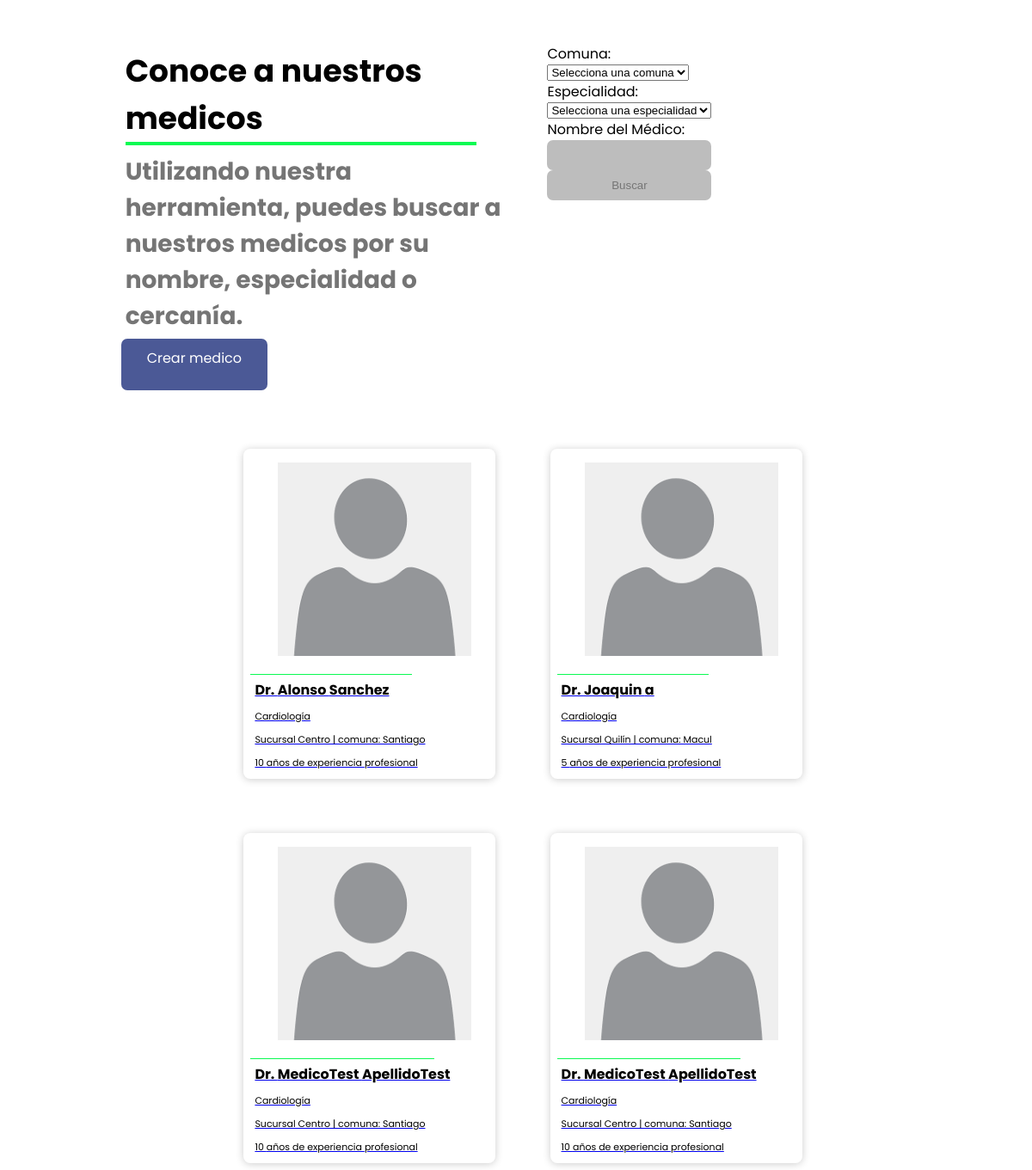
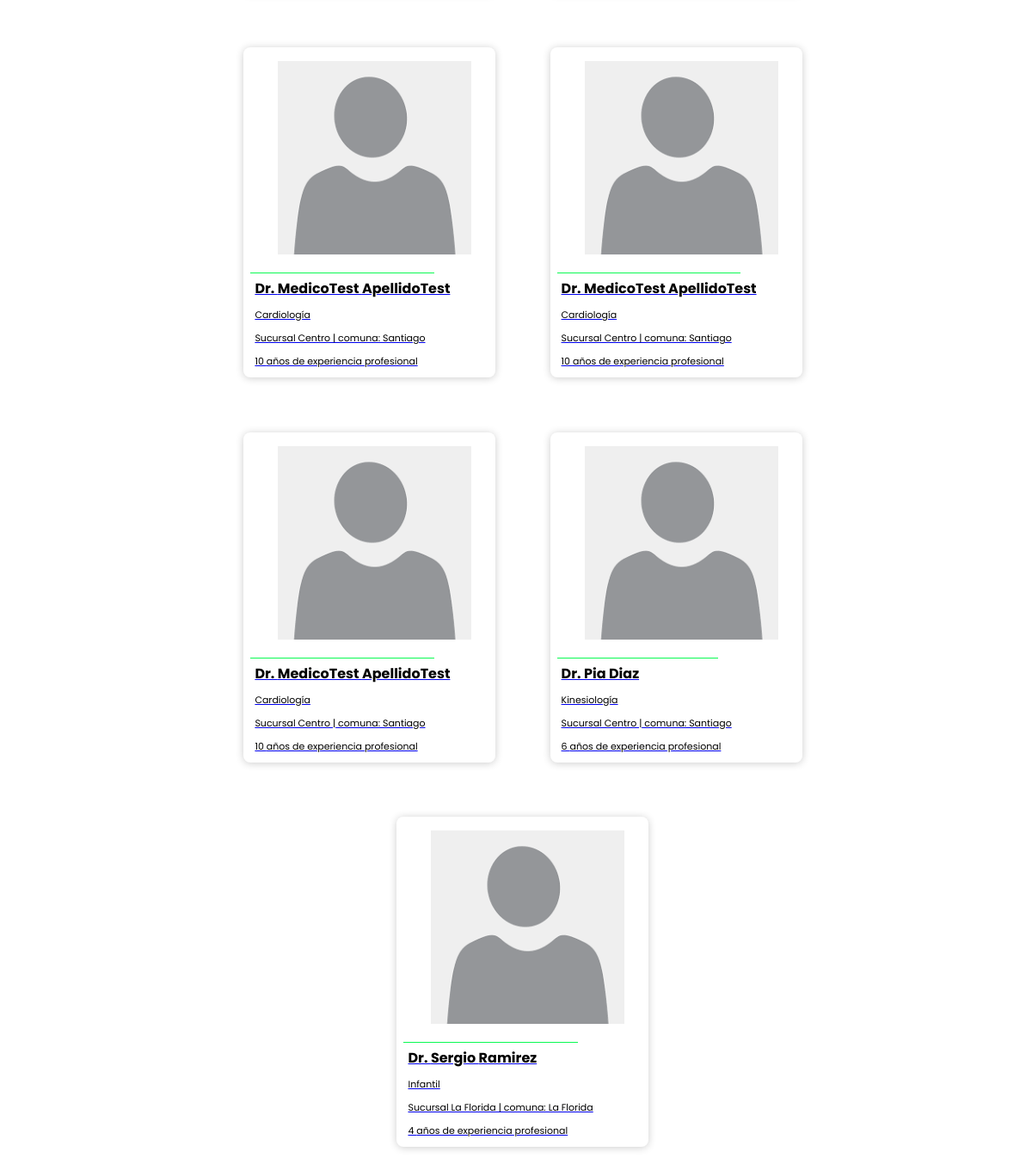
The app's page /clinica/list_view, older data (2 pictures, top to bottom).
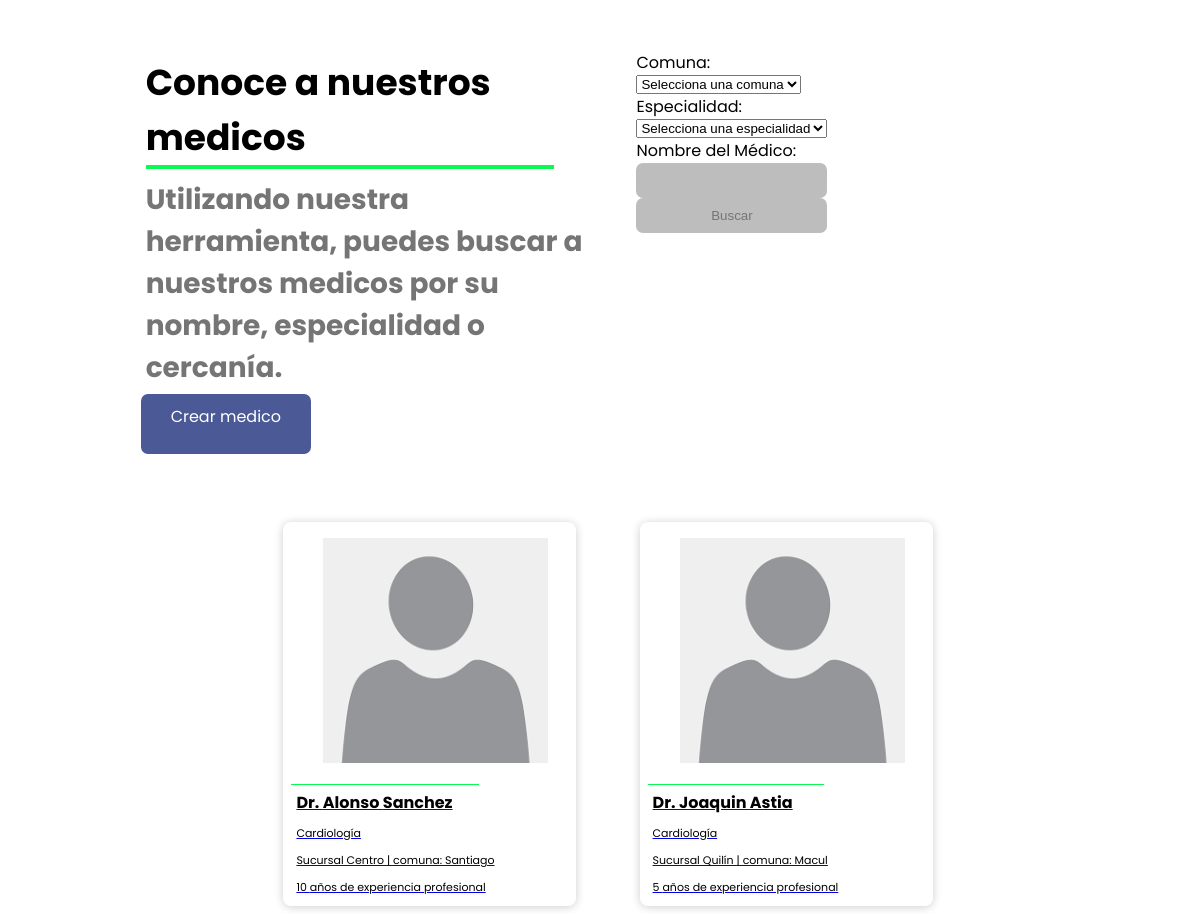
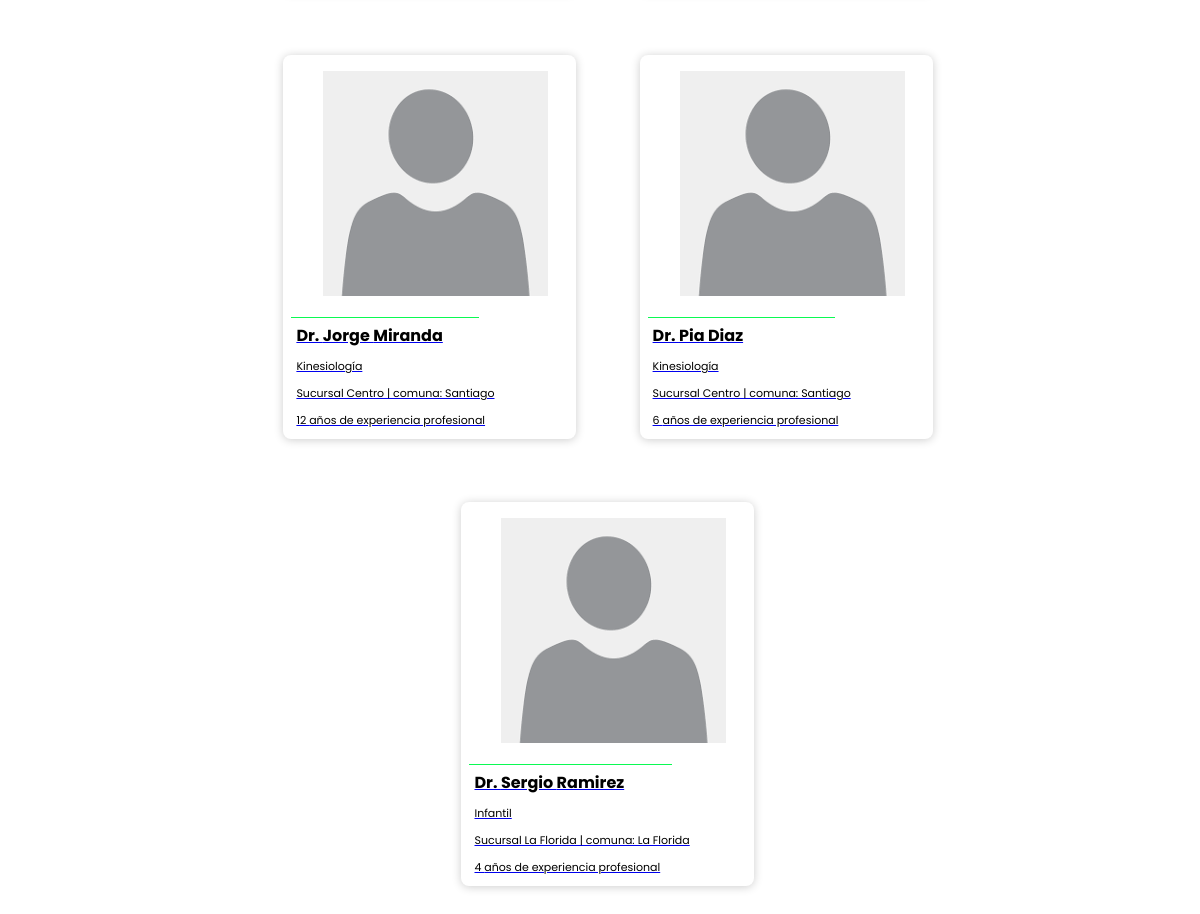
The same page, newer data (2 pictures, top to bottom).
### clinica/models.py (models this page shows, shortened)
class Medico(models.Model): #antecedentes y credenciales
    nombre = models.CharField(max_length=100)
    apellido = models.CharField(max_length=100)
    especialidades = models.ManyToManyField(Especialidad)
    sucursales = models.ManyToManyField(Sucursal)
    anos_experiencia = models.IntegerField() #antecedentes
    class Meta:
        verbose_name_plural="Médicos"
        ordering=['nombre']

class Especialidad(models.Model):
    tipo = models.CharField(max_length=100)
    def __str__(self):
        return self.tipo
    class Meta:
        verbose_name_plural="Especialidades"
        ordering=['tipo']

class Sucursal(models.Model):
    nombre = models.CharField(max_length=100)
    comuna = models.ForeignKey(Comuna, on_delete=models.CASCADE)
    direccion = models.CharField(max_length=200)
    def __str__(self):
        return self.nombre + " | comuna: " + self.comuna.nombre
    class Meta:
        verbose_name_plural="Sucursales"
        ordering=['nombre']

class Comuna(models.Model):
    nombre = models.CharField(max_length=100)
    class Meta:
        verbose_name_plural="Comunas"
        ordering=['nombre']

### clinica/views.py (the view, shortened to what this page needs)
# urls.py: path('list_view', vista_principal_busqueda),
def vista_principal_busqueda(request):
    comunas = Comuna.objects.all()
    especialidades = Especialidad.objects.all()
    resultados = Medico.objects.all()
    context = {
        'comunas': comunas,
        'especialidades': especialidades
    }
    context = {
        'comunas': comunas,
        'especialidades': especialidades,
        'resultados': resultados,
    }
    return render(request, "list_view.html", context)

### clinica/templates/list_view.html (shortened to what this page needs)
{% load static %}
<link rel="stylesheet" type="text/css" href="{% static 'css/test.css' %}">
<div class="container">
    <div class="text-container">
        <h1>Conoce a nuestros medicos</h1>
        <h2>Utilizando nuestra herramienta, puedes buscar a nuestros medicos por su nombre, especialidad o cercanía.</h2>
        <a href="{% url 'create_medico' %}" class="btn">Crear medico</a>
    </div>
    <form method="post" action="">
        <label for="comuna">Comuna:</label>
        <select name="comuna" id="comuna">
            <option value="">Selecciona una comuna</option>
        </select>
        <label for="especialidad">Especialidad:</label>
        <select name="especialidad" id="especialidad">
            <option value="">Selecciona una especialidad</option>
        </select>
        <label for="nombre_medico">Nombre del Médico:</label>
        <input type="text" name="nombre_medico" id="nombre_medico">
        <input type="submit" value="Buscar">
    </form>
    <div class="specialist-searcher-container" id="buscador">
        {% if resultados %}
        {% for doctor in resultados %}
        <a href="{% url 'detail_view' id=doctor.id %}">
            <div class="specialist-card">
                <figure class="specialist-img">
                    <img src="{% static 'img/person.png' %}">
                </figure>
                <div class="specialist-text">
                    <h3>Dr. {{ doctor.nombre }} {{doctor.apellido}} </h3>
                    {% for especialidad in doctor.especialidades.all %}
                    <p> {{ especialidad }} </p>
                    {% endfor %}
                    {% for sucursal in doctor.sucursales.all %}
                    <p> {{ sucursal }} </p>
                    {% endfor %}
                    <p> {{ doctor.anos_experiencia }} años de experiencia profesional </p>
                </div>
            </div>
        </a>
        {% endfor %}
        {% else %}
            <p>No se encontraron resultados.</p>
        {% endif %}
    </div>
</div>

Row changes from the older to the newer data that the page shows:
removed Medico: nombre "MedicoTest", apellido "ApellidoTest", anos_experiencia "10", Especialidad (tipo "Cardiología"), Sucursal (nombre+comuna "Sucursal Centro | comuna: Santiago")
removed Medico: nombre "MedicoTest", apellido "ApellidoTest", anos_experiencia "10", Especialidad (tipo "Cardiología"), Sucursal (nombre+comuna "Sucursal Centro | comuna: Santiago")
removed Medico: nombre "MedicoTest", apellido "ApellidoTest", anos_experiencia "10", Especialidad (tipo "Cardiología"), Sucursal (nombre+comuna "Sucursal Centro | comuna: Santiago")
removed Medico: nombre "MedicoTest", apellido "ApellidoTest", anos_experiencia "10", Especialidad (tipo "Cardiología"), Sucursal (nombre+comuna "Sucursal Centro | comuna: Santiago")
removed Medico: nombre "MedicoTest", apellido "ApellidoTest", anos_experiencia "10", Especialidad (tipo "Cardiología"), Sucursal (nombre+comuna "Sucursal Centro | comuna: Santiago")
changed Medico "Joaquin": apellido "a" → "Astia"
added Medico: nombre "Jorge", apellido "Miranda", anos_experiencia "12", Especialidad (tipo "Kinesiología"), Sucursal (nombre+comuna "Sucursal Centro | comuna: Santiago")
